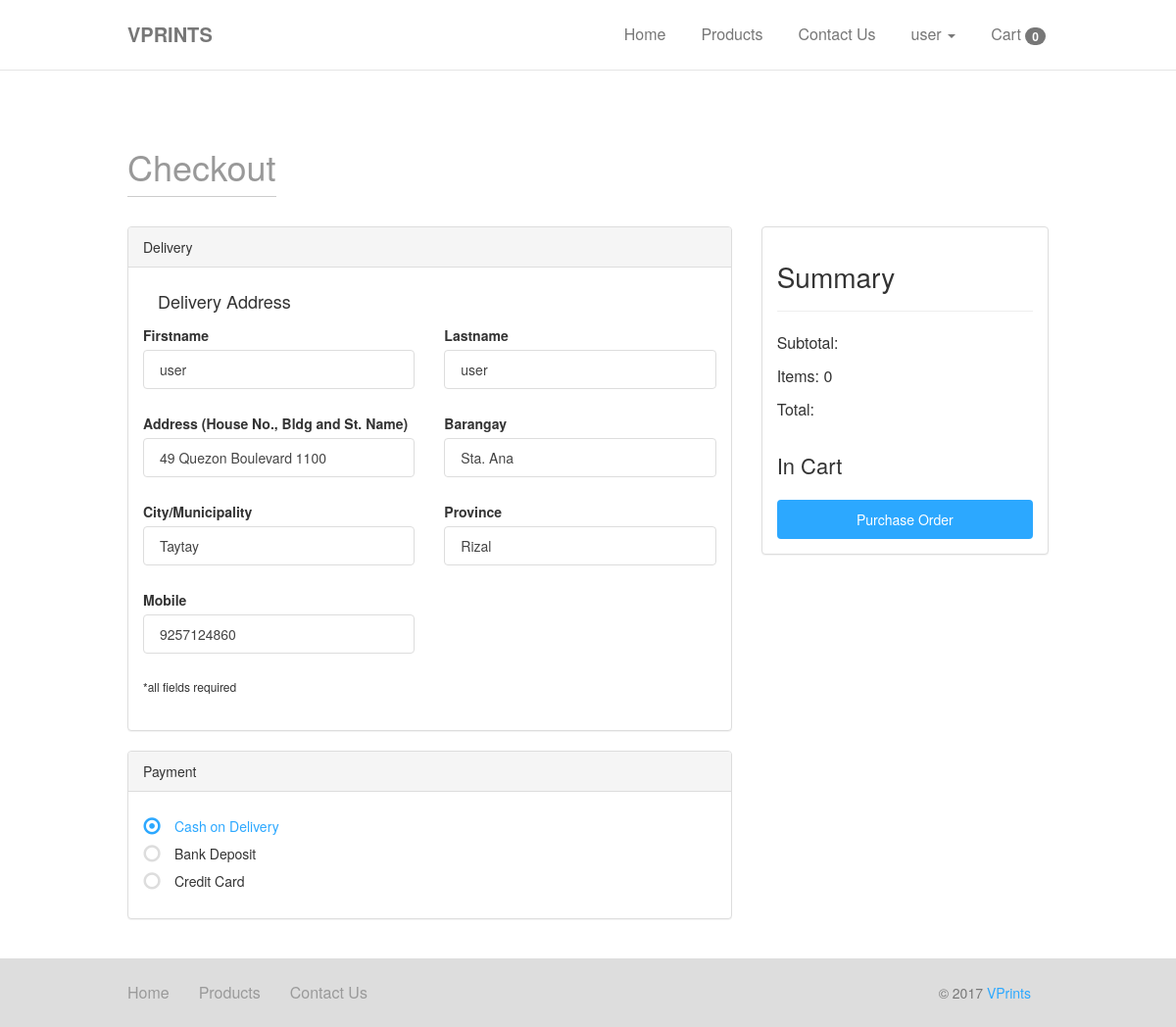
The app's page /pages/checkout.php (signed in) with its own data.
### tables this page shows
CREATE TABLE `user_information_table` (
  `id` int(11) NOT NULL,
  `user_id` int(11) NOT NULL,
  `firstname` varchar(50) DEFAULT NULL,
  `lastname` varchar(50) DEFAULT NULL,
  `address` varchar(50) DEFAULT NULL,
  `barangay` varchar(50) DEFAULT NULL,
  `municipality` varchar(50) DEFAULT NULL,
  `province` varchar(50) DEFAULT NULL,
  `mobile` bigint(15) DEFAULT NULL,
  `email` varchar(50) DEFAULT NULL
);

### pages/checkout.php (the view, shortened to what this page needs)
<?php
 $email = $_SESSION['email'];
    $select = mysql_query("SELECT * FROM user_information_table info, user_table user WHERE info.email = '$email' and info.user_id = user.user_id");
    while($fetch = mysql_fetch_object($select)){
        $firstname = $fetch -> firstname;
        $address = $fetch -> address;
        $barangay = $fetch -> barangay;
        $municipality = $fetch -> municipality;
        $province = $fetch -> province;
        $mobile = $fetch -> mobile;
        $lastname = $fetch -> lastname;
    }
?>
<!DOCTYPE html>
<html>
<head>
	<?php include 'parts/head.php'; ?>
</head>
<body class="ecommerce">
<?php include 'parts/header.php'; ?>
<div class="wrapper">
<div class="space-100"></div>
	<div class="section">
        <div class="container">
               <h2 class="section-title">Checkout</h2>
            <div class="row">
               	<div class="col-lg-8">
               		<div class="panel panel-default" id="step1">
               			<div class="panel-heading">
               				Delivery
               			</div>
               			<div class="panel-body">
               				<form data-toggle="validator" method="post" action="../controller/checkout.php?action=checkout" role="form" id="checkoutstep1" onsubmit="checkedout();">
					          <div class="col-sm-12">
					            <h5>Delivery Address</h5>
					          </div>
					          <div class="row">
					            <div class="form-group col-lg-6">
					              <label for="inputfirstname">Firstname</label>
					              <input type="text" name="firstname" class="form-control" value="<?php echo $firstname ?>" id="inputfirstname" data-error="Please enter first name" required>
					            </div>
					            <div class="form-group col-lg-6">
					              <label for="inputlastname">Lastname</label>
					              <input type="text" name="lastname" class="form-control" value="<?php echo $lastname ?>"  id="inputlastname" data-error="Please enter last name" required>
					            </div>
					            </div>
					            <div class="row">
					            <div class="form-group col-lg-6">
					              <label for="inputaddress">Address (House No., Bldg and St. Name)</label>
					              <input type="text" name="address" class="form-control" value="<?php echo $address ?>"  id="inputaddress" data-error="Please enter address information" required>
					            </div>
					            <div class="form-group col-lg-6">
					              <label for="inputbarangay">Barangay</label>
					              <input type="text" name="barangay" class="form-control" value="<?php echo $barangay ?>"  id="inputbarangay" data-error="Please enter barangay" required>
					            </div>
					            </div>
					            <div class="row">
					            <div class="form-group col-lg-6">
					              <label for="inputmunicipality">City/Municipality</label>
					              <input type="text" name="municipality" class="form-control" value="<?php echo $municipality ?>"  id="inputmunicipality" data-error="Please enter city / municipality" required>
					            </div>
					            <div class="form-group col-lg-6">
					              <label for="inputprovince">Province</label>
					              <input type="text" name="province" class="form-control" value="<?php echo $province ?>"  id="inputprovince" data-error="Please enter province" required>
					            </div>
					            <div class="form-group col-lg-6">
					              <label for="mobile">Mobile</label>
					              <input type="text" name="mobile" class="form-control" value="<?php echo $mobile ?>"  id="mobile" data-error="Please enter mobile" required>
					            </div>
					            </div>
					            <div class="col s12" style="margin-bottom: 20px;font-size: 12px">*all fields required</div>
               			</div>
               		</div>
               		<div class="panel panel-default" id="step2">
               			<div class="panel-heading">
               				Payment
               			</div>
               			<div class="panel-body">
               				<div data-tabs="tabs" id="tabs" style="display: inline;">
							    <label class="radio radio-azure" data-target="#cashcod">
							        <i></i>Cash on Delivery
							    </label>
							        <label class="radio radio-azure">
							        <i></i>Bank Deposit
							    </label>
							     <label class="radio radio-azure">
							        <i></i>Credit Card
							    </label>
				            </div>
               			</div>
               		</div>
               	</div>
               	<div class="col-lg-4">
               		<div class="panel panel-default">
               			<div class="panel-body">
               				<h3>Summary</h3>
               				<hr>
               				<p>Subtotal: <?php echo $price_total; ?></p>
               				<p>Items: <?php echo $_SESSION["item_total"] = $item_total; ?></p>
               				<p>Total: <?php echo $price_total; ?></p>
               				<div>
               					<h4>In Cart</h4>
               				</div>
               					<div class="form-group text-center" style="margin-top: 20px">
					              <button type="submit" class="btn btn-fill btn-info col-lg-12">Purchase Order</button>
					            </div>
               			</div>
               		</div>
            </div>
        </div>
    </div>
</div>
<?php include 'parts/footer.php'; ?>
</body>
</html>

### css/demo.css (style rules this page uses)
.space-100 { height: 100px; display: block; width: 100%; }

### css/examples.css (style rules this page uses)
.section-title { font-weight: 300; display: inline-block; padding-bottom: 10px; border-bottom: 1px solid #CCCCCC; color: #999; }
.about-us .container, .contact-us .container, .pricing .container, .blog-page .container, .ecommerce .container, .home .container, .product-page .container, .blog-post .container { max-width: 970px; }
.ecommerce .section { padding: 20px 0; }
.ecommerce .section-title { margin-bottom: 30px; }

### pages/checkout.php (style rules this page uses)
.section { min-height: 480px; }

### records on screen
user_information_table: firstname "user", lastname "user", address "49 Quezon Boulevard 1100", barangay "Sta. Ana", municipality "Taytay", province "Rizal", mobile "9257124860"

### other values on screen
$email_h = strstr($email_h, '@', true) "user"
$item_total = 0 "0"
$_SESSION["item_total"] = $item_total "0"
